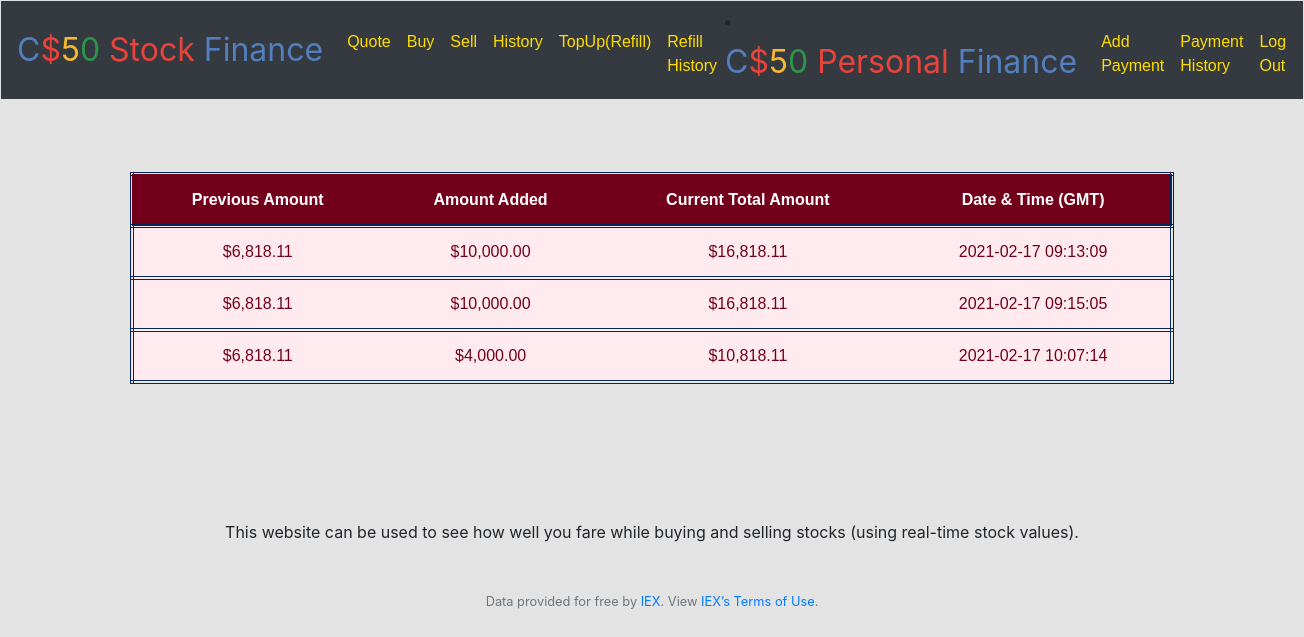
Page /topuphistory (signed in) on the committed database.
### tables this page shows
CREATE TABLE topups (user_id INTEGER, cash NUMERIC NOT NULL, new_amount NUMERIC NOT NULL, total_cash NUMERIC NOT NULL, date DATETIME DEFAULT CURRENT_TIMESTAMP);

### application.py (the view)
@app.route("/topuphistory")
@login_required
def topuphistory():
    tprows=db.execute("SELECT * FROM topups WHERE user_id=:user", user=session["user_id"])
    topups=[]
    for rows in tprows:
        topups.append(list((rows['cash'], rows['new_amount'], rows['total_cash'], rows['date'])))
    return render_template("topuphistory.html", topups=topups)

### application.py (called while the page is built)
@app.after_request
def after_request(response):
    response.headers["Cache-Control"] = "no-cache, no-store, must-revalidate"
    response.headers["Expires"] = 0
    response.headers["Pragma"] = "no-cache"
    return response

### helpers.py (called while the page is built)
def login_required(f):
    @wraps(f)
    def decorated_function(*args, **kwargs):
        if session.get("user_id") is None:
            return redirect("/login")
        return f(*args, **kwargs)
    return decorated_function

def usd(value):
    return f"${value:,.2f}"

### templates/topuphistory.html (shortened to what this page needs)
{% extends "layout.html" %}
{% block main %}
    <table class="table table-striped">
        <thead>
            <tr id="fontstyle3">
                <th>Previous Amount</th>
                <th>Amount Added</th>
                <th>Current Total Amount</th>
                <th>Date & Time (GMT)</th>
            </tr>
        </thead>
        <tfoot>
    {% for topups in topups %}
            <tr id="fontstyle4">
                <td scope="row">{{ topups[0] |usd }}</td>
                <td>{{ topups[1] |usd }}</td>
                <td>{{ topups[2] |usd }}</td>
                <td>{{ topups[3] }}</td>
            </tr>
    {% endfor %}
        </tfoot>
    </table>
    <footer>This website can be used to see how well you fare while buying and selling stocks (using real-time stock values).</footer>
{% endblock %}

### static/styles.css (style rules this page uses)
#fontstyle3 { font-family: 'Noto Sans JP', sans-serif; color:white; border:4px double; background-color:#73001b; border-color:#042557; }
#fontstyle4 { font-family: 'Noto Sans JP', sans-serif; background-color:#ffebef; color:#73001b; border:4px double; border-color:#042557; }
#bodystyle { background-color:#e3e3e3; }
tr:nth-child(even) { background-color:#edf4ff; }
tr:nth-child(odd) { background-color:#d9e8ff; }

### rows in the picture
topups: cash "$6,818.11", new_amount "$10,000.00", total_cash "$16,818.11", date "2021-02-17 09:13:09"
topups: cash "$6,818.11", new_amount "$10,000.00", total_cash "$16,818.11", date "2021-02-17 09:15:05"
topups: cash "$6,818.11", new_amount "$4,000.00", total_cash "$10,818.11", date "2021-02-17 10:07:14"
